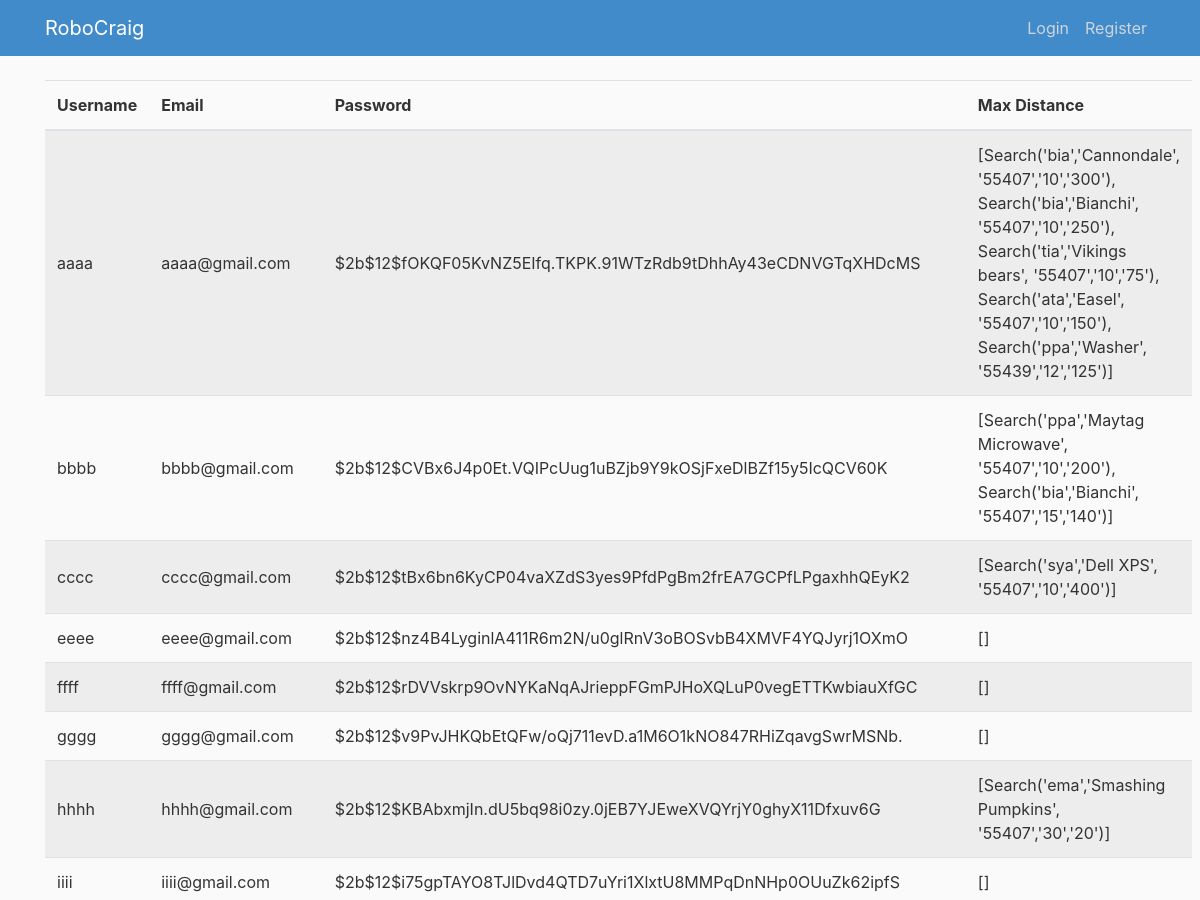
Page /userz (upper part) on the earlier database version.
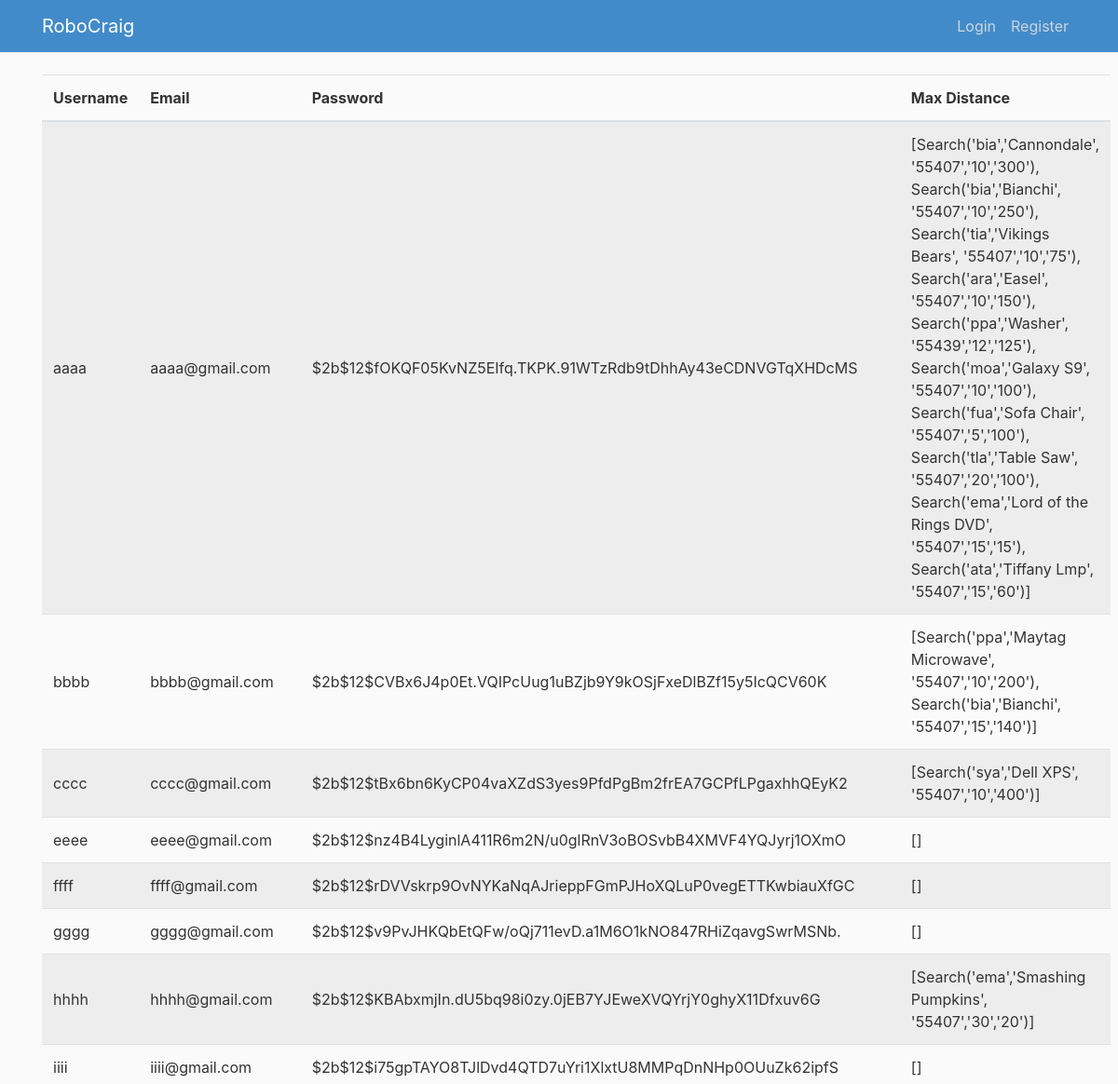
Same page on the later database version.
### RoboCraig/models.py (models this page shows, shortened)
class User(db.Model, UserMixin):
    id = db.Column(db.Integer, primary_key=True)
    username = db.Column(db.String(20), unique=True, nullable=False)
    email = db.Column(db.String(120), unique=True, nullable=False)
    password = db.Column(db.String(60), nullable=False)
    searches = db.relationship('Searcher', backref = 'author', lazy=True)       #This is noting that there is a reference to the Searcher object

class Searcher (db.Model):
    id = db.Column(db.Integer, primary_key=True)
    category = db.Column(db.String(20), nullable=False)
    search_term = db.Column(db.String(50), nullable=False)
    zip_code = db.Column(db.String(10), nullable=False)  #Might need this to be int, or validate to 5 digits
    max_distance = db.Column(db.String(10), nullable=False)
    max_price = db.Column(db.String(10), nullable=False)
    user_id = db.Column(db.Integer, db.ForeignKey('user.id'), nullable=False)       #This is making a reference to the user_id in the users table
    def __repr__(self):
        return f"Search('{self.category}','{self.search_term}', '{self.zip_code}','{self.max_distance}','{self.max_price}')"

### RoboCraig/routes.py (the view)
@app.route("/userz")         #This route displays all saved searches from all users.  It is currently active, but will become inactive for the live project
def userz():
    users = User.query.all()         #Does a query for all Searcher objects
    return render_template('userz.html', users=users)

### RoboCraig/templates/userz.html
{% extends "layout.html" %}
{% block content %}
        <table class="table table-striped">
            <thead>
                <tr>
                    <th scope="col">Username</th>
                    <th scope="col">Email</th>
                    <th scope="col">Password</th>
                    <th scope="col">Max Distance</th>
                </tr>
            </thead>
            <tbody>
            {% for user in users %}
                <tr>
                    <td>{{ user.username }}</td>
                    <td>{{ user.email}}</td>
                    <td>{{ user.password }}</td>
                    <td>{{ user.searches }}</td>
                </tr>
            {% endfor %}
            </tbody>
        </table>
{% endblock content %}

Differences in the rows shown:
changed through a linked row, User "aaaa": searches "…'55407','10','300'), Search('bia','Bianchi', '55407','10','250'), Search('tia','Vikings bears', '55407','10','75'), Search('ata','Easel', '55407','10','150'), Search('ppa','Washer', '55439','12','125')]" → "…'55407','10','300'), Search('bia','Bianchi', '55407','10','250'), Search('tia','Vikings Bears', '55407','10','75'), Search('ara','Easel', '55407','10','150'), Search('ppa','Washer', '55439','12','125'), Search('moa','Galaxy S9', '55407','10','100'), Search('fua','Sofa Chair', '55407','5','100'), Search('tla','Table Saw', '55407','20','100'), Search('ema','Lord of the Rings DVD', '55407','15','15'), Search('ata','Tiffany Lmp', '55407','15','60')]"
